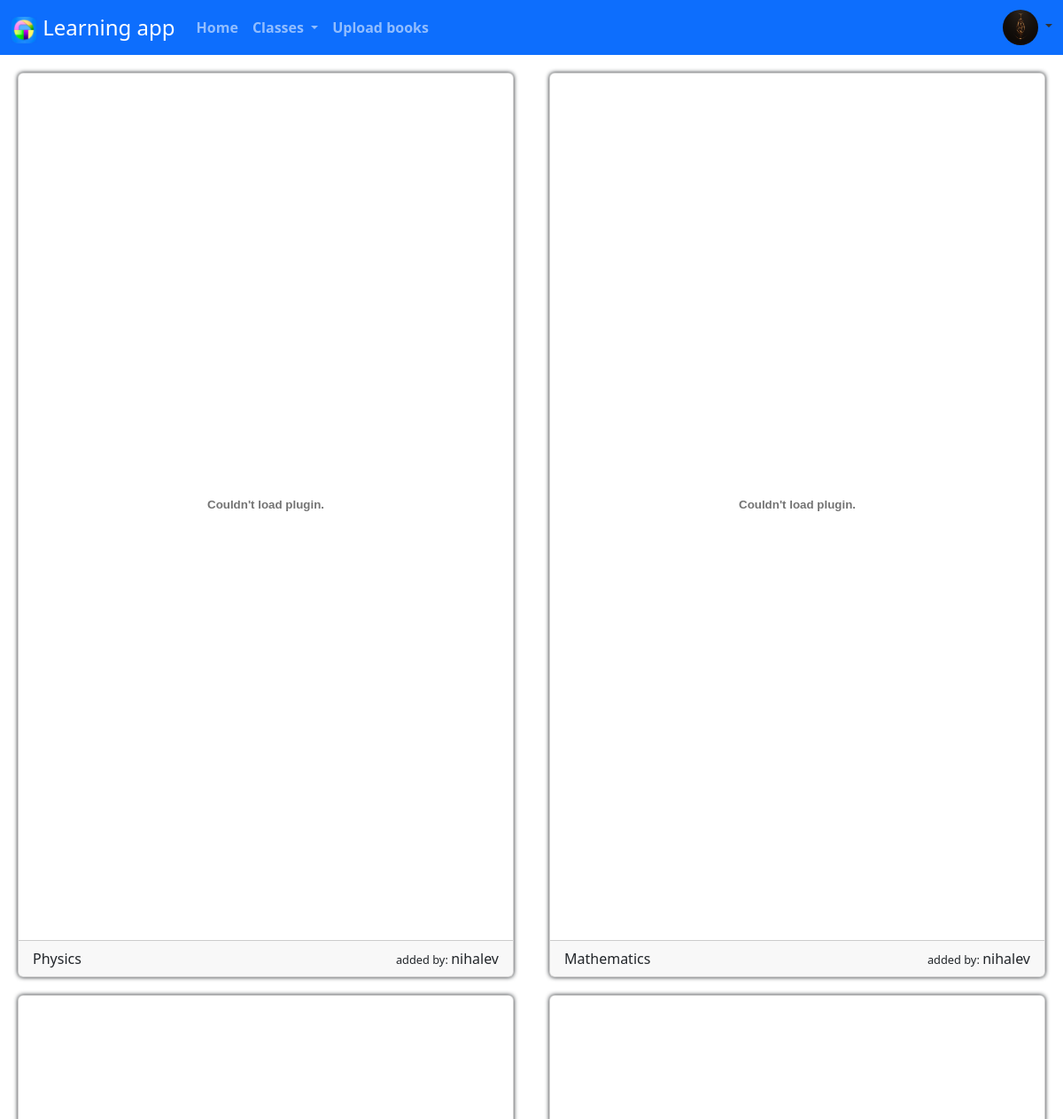
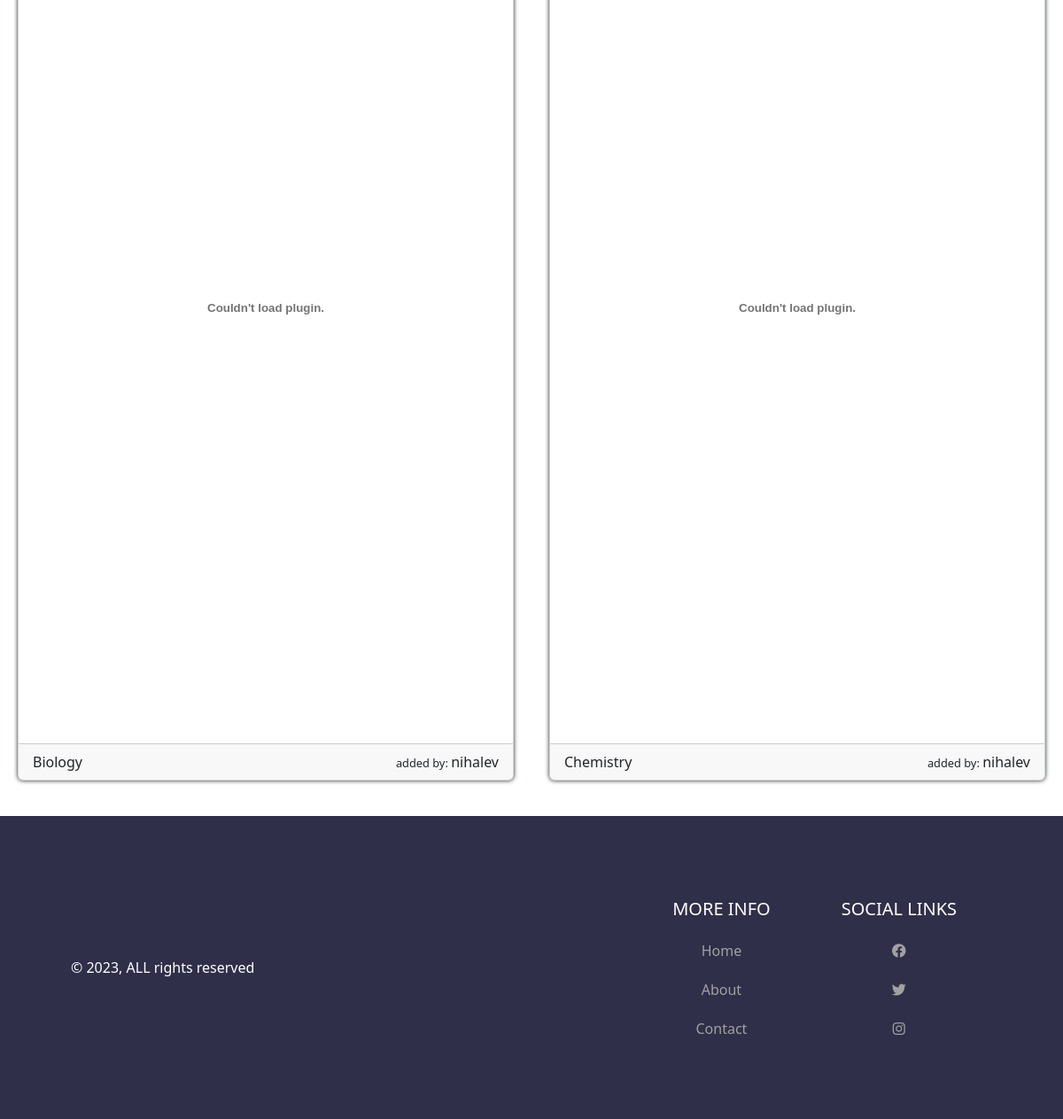
/class/11/ (signed in), run on the app's committed database (2 pictures, top to bottom).
### myapp/models.py (models this page shows)
class PersonalDetails(models.Model):
    user = models.ForeignKey(User, on_delete=models.CASCADE)
    phone_number = models.CharField(max_length=20)
    date_of_birth = models.CharField(max_length=50)
    gender= models.CharField(max_length=10)
    city= models.CharField(max_length=50)
    image= models.FileField(upload_to='images', default='images\default.png')

class Textbooks(models.Model):
    addedby = models.ForeignKey(User, on_delete=models.CASCADE)
    classe = models.IntegerField()
    bookname = models.CharField(max_length=100)
    book = models.FileField(upload_to='pdf')

### myapp/views.py (the view)
# urls.py: path('class/<int:value>/',views.classes),
def classes(req,value):
       t=Textbooks.objects.filter(classe=value)
       p='null'
       if req.user.is_authenticated:
            p=PersonalDetails.objects.get(user_id=req.user)
       return render(req,'classes.html',{'ps':p,'t':t})

### myapp/templates/classes.html
{% extends "home.html" %}
{% load static %}
{% block con %}
 <div class="container-fluid" style="padding-bottom: 40px;">
  <div class="row">
  {% for i in t %}
  <div class="col-xl-6">
    <div class="card" style="width: 100%;">
        <div class="card-body">
          <object data="{{ i.book.url }}#toolbar=0" type="application/pdf" width="100%" height="940px"></object>
        </div>
        <div class="card-footer">
          <div class="row">
            <div class="col-7">{{ i.bookname }}</div>
            <div class="col-5 text-end"><span style="font-size: 80%">added by: </span>{{ i.addedby }}</div>
          </div>
        </div>
      </div>
  </div>
  {% endfor %}
  </div>
  </div>
 {% endblock con %}

### myapp/templates/home.html (shortened to what this page needs)
{% load static %}
<!DOCTYPE html>
<html lang="en">
<head>
    <link href="https://cdn.jsdelivr.net/npm/bootstrap@5.3.0-alpha1/dist/css/bootstrap.min.css" rel="stylesheet">
    <link rel="stylesheet" href="{% static 'css/style.css' %}">
      <link rel="stylesheet" href="https://pro.fontawesome.com/releases/v6.0.0-beta1/css/all.css" />
</head>
<body>
    <nav class="navbar navbar-expand-lg bg-primary navbar-dark">
        <div class="container-fluid">
          <a class="navbar-brand" href="" style="font-family: 'Segoe UI', Tahoma, Geneva, Verdana, sans-serif; font-size: x-large; "><img src="{% static 'icons.ico' %}" width="30" height="30">  Learning app</a>
          <div class="collapse navbar-collapse" id="navbarSupportedContent">
            <ul class="navbar-nav me-auto mb-2 mb-lg-0">
              <li class="nav-item">
                <a class="nav-link {% if request.path == '/' %}active{% endif %}" href="/">Home</a>
              </li>
              <li class="nav-item dropdown">
                <a class="nav-link {% if request.path == '/class' %}active{% endif %} dropdown-toggle" role="button" data-bs-toggle="dropdown" aria-expanded="false">
                  Classes
                </a>
              </li>
              <li class="nav-item">
                <a class="nav-link {% if request.path == '/addbook' %}active{% endif %}" href="/addbook">Upload books</a>
              </li>
            </ul>
            {% if user.is_authenticated %}
            <div class="dropdown">
              <i class=" dropdown-toggle" data-bs-toggle="dropdown" aria-expanded="false" style="color:rgb(49, 49, 49);">
                <img id="userlogo" src="{{ ps.image.url }}">
              </i>
            </div>
            {% endif %}
          </div>
        </div>
      </nav>
      {% block con %}{% endblock con %}
 <footer class="footer">
        <div class="copy">&copy; 2023, ALL rights reserved</div>
        <div class="bottom-links">
          <div class="links">
            <span>More Info</span>
            <a href="/">Home</a>
            <a href="/#">About</a>
            <a href="https://mail.google.com/mail/u/0/?tf=cm&to=nihalev111@gmail.com">Contact</a>
          </div>
          <div class="links">
            <span>Social Links</span>
            <a href="https://www.facebook.com/nihalev.ev"><i class="fab fa-facebook"></i></a>
            <a href="https://twitter.com/MOHAMMEDNIHALEV"><i class="fab fa-twitter"></i></a>
            <a href="https://www.instagram.com/_nihal_ev_"><i class="fab fa-instagram"></i></a>
          </div>
        </div>
      </footer>
</body>
</html>

### myapp/static/css/style.css (style rules this page uses)
.col-xl-6 { padding-top: 20px; padding-left: 20px; padding-right: 20px; }
.nav-item { font-weight: bold; }
.card { box-shadow: 0 0 5px; }
#userlogo { width: 40px; height: 40px; border-radius: 50%; }
.footer { display: flex; justify-content: space-between; align-items: center; background-color: #302f49; padding: 40px 80px; }
.footer .copy { color: #fff; }
.bottom-links { display: flex; justify-content: space-around; align-items: center; padding: 40px 0; }
.bottom-links .links { display: flex; flex-direction: column; justify-content: center; align-items: center; padding: 0 40px; }
.bottom-links .links span { font-size: 20px; color: #fff; text-transform: uppercase; margin: 10px 0; }
.bottom-links .links a { text-decoration: none; color: #a1a1a1; padding: 10px 20px; }

### data on the page
PersonalDetails: image (picture)
Textbooks: bookname "Physics", addedby "nihalev"
Textbooks: bookname "Mathematics", addedby "nihalev"
Textbooks: bookname "Biology", addedby "nihalev"
Textbooks: bookname "Chemistry", addedby "nihalev"
